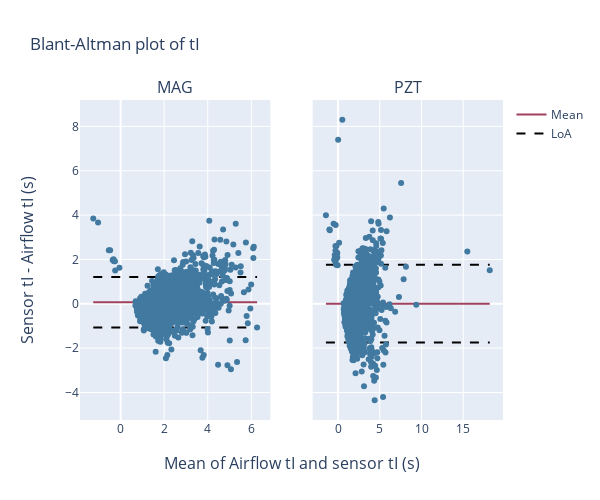
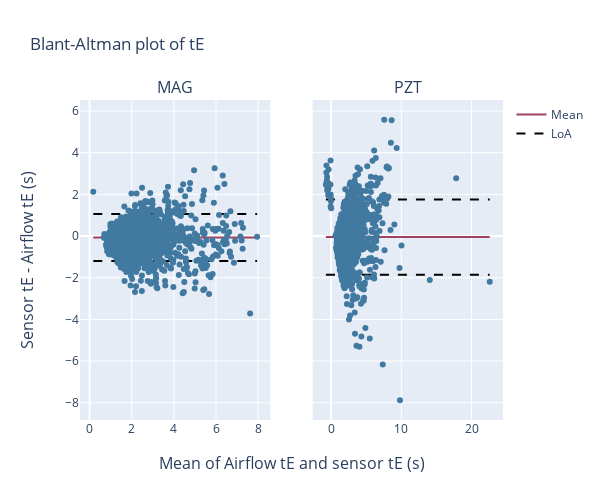
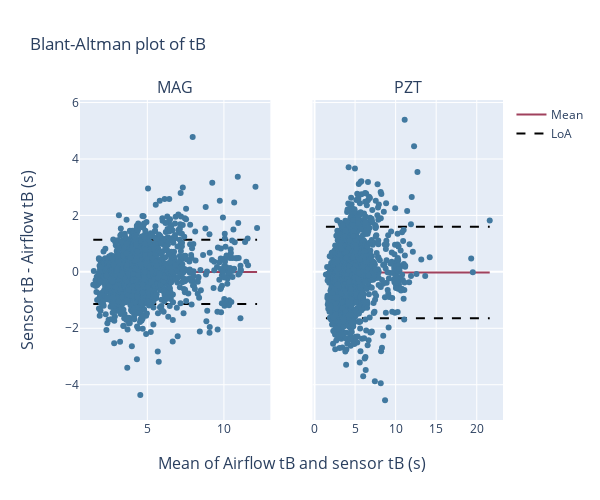

Notebook source saved alongside these figures, in order:
### Code cell
activity = "UAL"
for metric in ["tI", "tE", "tB"]:
        bland_altman_plot(overview_all["MAG"][f"{metric} (s)"], overview_all["MAG"][f"{metric} airflow (s)"], overview_all["PZT"][f"{metric} (s)"], overview_all["PZT"][f"{metric} airflow (s)"], metric)
        #bland_altman_plot(overview_all_participants[activity]["MAG"][f"{metric} (s)"], overview_all_participants[activity]["MAG"][f"{metric} airflow (s)"], overview_all_participants[activity]["PZT"][f"{metric} (s)"], overview_all_participants[activity]["PZT"][f"{metric} airflow (s)"], metric, activity)

### Figure 1 — Plotly figure (JSON) as saved in the notebook; plotly's stock layout.template omitted (floating-point values rounded to 4 significant figures; data arrays with more than 128 entries replaced by an {"elided": "..."} marker saying what was removed)
{"data": [{"line": {"color": "#A0415D", "width": 2}, "mode": "lines", "name": "Mean", "showlegend": true, "type": "scatter", "x": [-1.255, 6.265], "xaxis": "x", "y": [0.06681, 0.06681], "yaxis": "y"}, {"line": {"color": "black", "dash": "dash", "width": 2}, "mode": "lines", "name": "LoA", "showlegend": true, "type": "scatter", "x": [-1.255, 6.265], "xaxis": "x", "y": [1.204, 1.204], "yaxis": "y"}, {"line": {"color": "black", "dash": "dash", "width": 2}, "mode": "lines", "showlegend": false, "type": "scatter", "x": [-1.255, 6.265], "xaxis": "x", "y": [-1.071, -1.071], "yaxis": "y"}, {"marker": {"color": "#4179A0"}, "mode": "markers", "showlegend": false, "type": "scatter", "x": {"elided": "3367 float values"}, "xaxis": "x", "y": {"elided": "3367 float values"}, "yaxis": "y"}, {"line": {"color": "#A0415D", "width": 2}, "mode": "lines", "name": "Mean", "showlegend": false, "type": "scatter", "x": [-1.455, 18.18], "xaxis": "x2", "y": [0.004882, 0.004882], "yaxis": "y2"}, {"line": {"color": "black", "dash": "dash", "width": 2}, "mode": "lines", "name": "LoA", "showlegend": false, "type": "scatter", "x": [-1.455, 18.18], "xaxis": "x2", "y": [1.758, 1.758], "yaxis": "y2"}, {"line": {"color": "black", "dash": "dash", "width": 2}, "mode": "lines", "showlegend": false, "type": "scatter", "x": [-1.455, 18.18], "xaxis": "x2", "y": [-1.749, -1.749], "yaxis": "y2"}, {"marker": {"color": "#4179A0"}, "mode": "markers", "showlegend": false, "type": "scatter", "x": {"elided": "3124 float values"}, "xaxis": "x2", "y": {"elided": "3124 float values"}, "yaxis": "y2"}], "layout": {"annotations": [{"font": {"size": 16}, "showarrow": false, "text": "MAG", "x": 0.225, "xanchor": "center", "xref": "paper", "y": 1, "yanchor": "bottom", "yref": "paper"}, {"font": {"size": 16}, "showarrow": false, "text": "PZT", "x": 0.775, "xanchor": "center", "xref": "paper", "y": 1, "yanchor": "bottom", "yref": "paper"}, {"font": {"size": 16}, "showarrow": false, "text": "Mean of Airflow tI and sensor tI (s)", "x": 0.5, "xanchor": "center", "xref": "paper", "y": 0, "yanchor": "top", "yref": "paper", "yshift": -30}, {"font": {"size": 16}, "showarrow": false, "text": "Sensor tI - Airflow tI (s)", "textangle": -90, "x": 0, "xanchor": "right", "xref": "paper", "xshift": -40, "y": 0.5, "yanchor": "middle", "yref": "paper"}], "height": 500, "title": {"text": "Blant-Altman plot of tI"}, "width": 600, "xaxis": {"anchor": "y", "domain": [0, 0.45]}, "xaxis2": {"anchor": "y2", "domain": [0.55, 1]}, "yaxis": {"anchor": "x", "domain": [0, 1], "showticklabels": true}, "yaxis2": {"anchor": "x2", "domain": [0, 1], "matches": "y", "showticklabels": false}}}

### Figure 2 — Plotly figure (JSON) as saved in the notebook; plotly's stock layout.template omitted (floating-point values rounded to 4 significant figures; data arrays with more than 128 entries replaced by an {"elided": "..."} marker saying what was removed)
{"data": [{"line": {"color": "#A0415D", "width": 2}, "mode": "lines", "name": "Mean", "showlegend": true, "type": "scatter", "x": [0.175, 7.95], "xaxis": "x", "y": [-0.06942, -0.06942], "yaxis": "y"}, {"line": {"color": "black", "dash": "dash", "width": 2}, "mode": "lines", "name": "LoA", "showlegend": true, "type": "scatter", "x": [0.175, 7.95], "xaxis": "x", "y": [1.057, 1.057], "yaxis": "y"}, {"line": {"color": "black", "dash": "dash", "width": 2}, "mode": "lines", "showlegend": false, "type": "scatter", "x": [0.175, 7.95], "xaxis": "x", "y": [-1.196, -1.196], "yaxis": "y"}, {"marker": {"color": "#4179A0"}, "mode": "markers", "showlegend": false, "type": "scatter", "x": {"elided": "3357 float values"}, "xaxis": "x", "y": {"elided": "3357 float values"}, "yaxis": "y"}, {"line": {"color": "#A0415D", "width": 2}, "mode": "lines", "name": "Mean", "showlegend": false, "type": "scatter", "x": [-0.735, 22.59], "xaxis": "x2", "y": [-0.04835, -0.04835], "yaxis": "y2"}, {"line": {"color": "black", "dash": "dash", "width": 2}, "mode": "lines", "name": "LoA", "showlegend": false, "type": "scatter", "x": [-0.735, 22.59], "xaxis": "x2", "y": [1.759, 1.759], "yaxis": "y2"}, {"line": {"color": "black", "dash": "dash", "width": 2}, "mode": "lines", "showlegend": false, "type": "scatter", "x": [-0.735, 22.59], "xaxis": "x2", "y": [-1.856, -1.856], "yaxis": "y2"}, {"marker": {"color": "#4179A0"}, "mode": "markers", "showlegend": false, "type": "scatter", "x": {"elided": "3104 float values"}, "xaxis": "x2", "y": {"elided": "3104 float values"}, "yaxis": "y2"}], "layout": {"annotations": [{"font": {"size": 16}, "showarrow": false, "text": "MAG", "x": 0.225, "xanchor": "center", "xref": "paper", "y": 1, "yanchor": "bottom", "yref": "paper"}, {"font": {"size": 16}, "showarrow": false, "text": "PZT", "x": 0.775, "xanchor": "center", "xref": "paper", "y": 1, "yanchor": "bottom", "yref": "paper"}, {"font": {"size": 16}, "showarrow": false, "text": "Mean of Airflow tE and sensor tE (s)", "x": 0.5, "xanchor": "center", "xref": "paper", "y": 0, "yanchor": "top", "yref": "paper", "yshift": -30}, {"font": {"size": 16}, "showarrow": false, "text": "Sensor tE - Airflow tE (s)", "textangle": -90, "x": 0, "xanchor": "right", "xref": "paper", "xshift": -40, "y": 0.5, "yanchor": "middle", "yref": "paper"}], "height": 500, "title": {"text": "Blant-Altman plot of tE"}, "width": 600, "xaxis": {"anchor": "y", "domain": [0, 0.45]}, "xaxis2": {"anchor": "y2", "domain": [0.55, 1]}, "yaxis": {"anchor": "x", "domain": [0, 1], "showticklabels": true}, "yaxis2": {"anchor": "x2", "domain": [0, 1], "matches": "y", "showticklabels": false}}}

### Figure 3 — Plotly figure (JSON) as saved in the notebook; plotly's stock layout.template omitted (floating-point values rounded to 4 significant figures; data arrays with more than 128 entries replaced by an {"elided": "..."} marker saying what was removed)
{"data": [{"line": {"color": "#A0415D", "width": 2}, "mode": "lines", "name": "Mean", "showlegend": true, "type": "scatter", "x": [1.47, 12.16], "xaxis": "x", "y": [-0.003323, -0.003323], "yaxis": "y"}, {"line": {"color": "black", "dash": "dash", "width": 2}, "mode": "lines", "name": "LoA", "showlegend": true, "type": "scatter", "x": [1.47, 12.16], "xaxis": "x", "y": [1.135, 1.135], "yaxis": "y"}, {"line": {"color": "black", "dash": "dash", "width": 2}, "mode": "lines", "showlegend": false, "type": "scatter", "x": [1.47, 12.16], "xaxis": "x", "y": [-1.142, -1.142], "yaxis": "y"}, {"marker": {"color": "#4179A0"}, "mode": "markers", "showlegend": false, "type": "scatter", "x": {"elided": "3226 float values"}, "xaxis": "x", "y": {"elided": "3226 float values"}, "yaxis": "y"}, {"line": {"color": "#A0415D", "width": 2}, "mode": "lines", "name": "Mean", "showlegend": false, "type": "scatter", "x": [1.405, 21.6], "xaxis": "x2", "y": [-0.02031, -0.02031], "yaxis": "y2"}, {"line": {"color": "black", "dash": "dash", "width": 2}, "mode": "lines", "name": "LoA", "showlegend": false, "type": "scatter", "x": [1.405, 21.6], "xaxis": "x2", "y": [1.602, 1.602], "yaxis": "y2"}, {"line": {"color": "black", "dash": "dash", "width": 2}, "mode": "lines", "showlegend": false, "type": "scatter", "x": [1.405, 21.6], "xaxis": "x2", "y": [-1.642, -1.642], "yaxis": "y2"}, {"marker": {"color": "#4179A0"}, "mode": "markers", "showlegend": false, "type": "scatter", "x": {"elided": "2935 float values"}, "xaxis": "x2", "y": {"elided": "2935 float values"}, "yaxis": "y2"}], "layout": {"annotations": [{"font": {"size": 16}, "showarrow": false, "text": "MAG", "x": 0.225, "xanchor": "center", "xref": "paper", "y": 1, "yanchor": "bottom", "yref": "paper"}, {"font": {"size": 16}, "showarrow": false, "text": "PZT", "x": 0.775, "xanchor": "center", "xref": "paper", "y": 1, "yanchor": "bottom", "yref": "paper"}, {"font": {"size": 16}, "showarrow": false, "text": "Mean of Airflow tB and sensor tB (s)", "x": 0.5, "xanchor": "center", "xref": "paper", "y": 0, "yanchor": "top", "yref": "paper", "yshift": -30}, {"font": {"size": 16}, "showarrow": false, "text": "Sensor tB - Airflow tB (s)", "textangle": -90, "x": 0, "xanchor": "right", "xref": "paper", "xshift": -40, "y": 0.5, "yanchor": "middle", "yref": "paper"}], "height": 500, "title": {"text": "Blant-Altman plot of tB"}, "width": 600, "xaxis": {"anchor": "y", "domain": [0, 0.45]}, "xaxis2": {"anchor": "y2", "domain": [0.55, 1]}, "yaxis": {"anchor": "x", "domain": [0, 1], "showticklabels": true}, "yaxis2": {"anchor": "x2", "domain": [0, 1], "matches": "y", "showticklabels": false}}}
